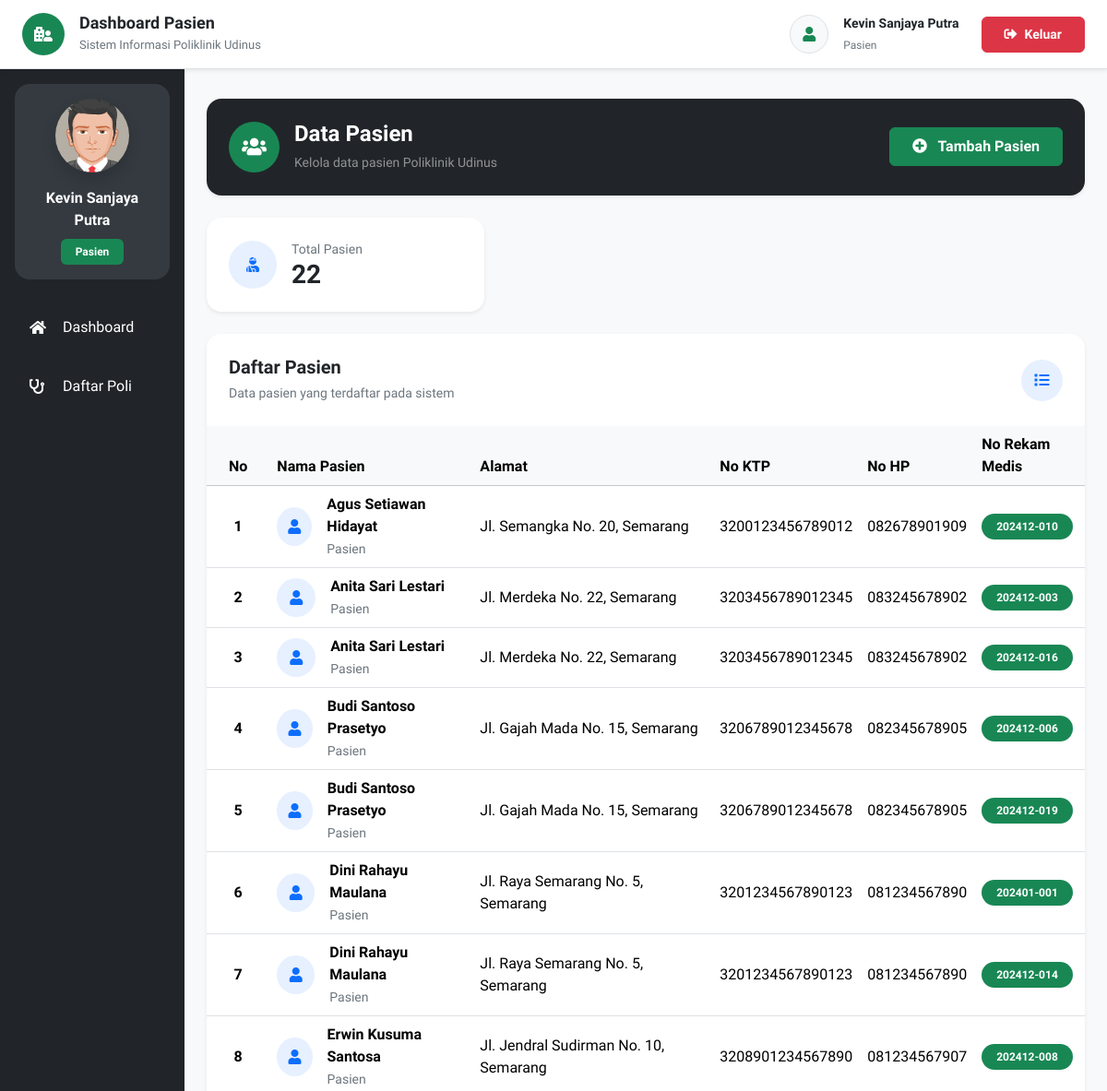
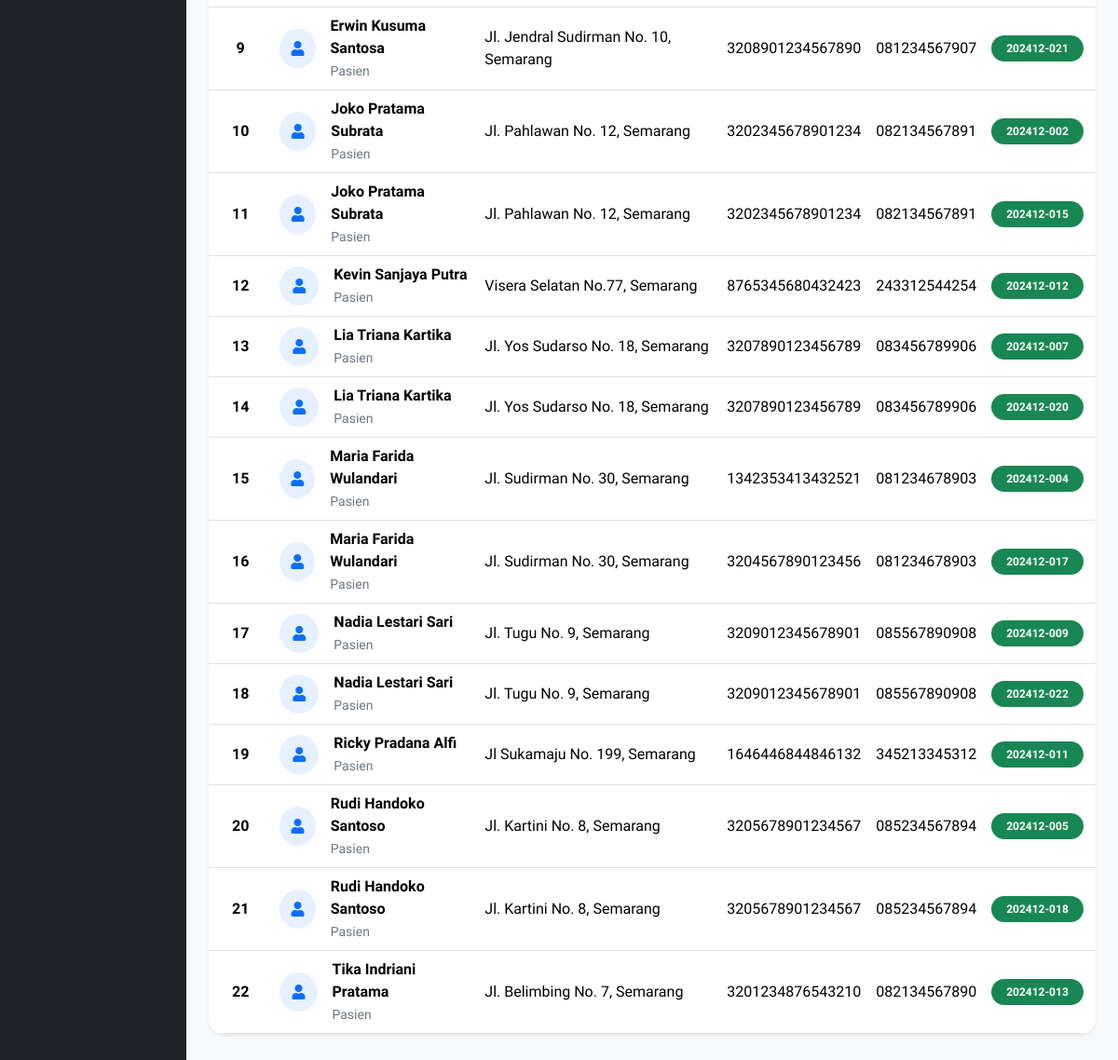
Page /pasien.php (signed in) on the committed database (2 pictures, top to bottom).
### tables this page shows
CREATE TABLE `pasien` (
  `id` int UNSIGNED NOT NULL,
  `nama` varchar(255) NOT NULL,
  `password` varchar(50) NOT NULL,
  `alamat` varchar(255) NOT NULL,
  `no_ktp` varchar(255) NOT NULL,
  `no_hp` varchar(50) NOT NULL,
  `no_rm` varchar(25) NOT NULL
);

### pages/pasien/index.php (the view, shortened to what this page needs)
<?php
require_once 'config/koneksi.php';
$dataPasienList = [];
$queryPasien = "
    SELECT
        id,
        nama,
        alamat,
        no_ktp,
        no_hp,
        no_rm
    FROM pasien
    ORDER BY nama ASC
";
$resultPasien = mysqli_query($mysqli, $queryPasien);
if ($resultPasien) {
    while ($pasien = mysqli_fetch_assoc($resultPasien)) {
        $dataPasienList[] = $pasien;
    }
}
$jumlahPasien = count($dataPasienList);
?>
<section class="py-2">
<div class="card border-0 shadow-sm rounded-4 overflow-hidden mb-4">
    <div class="bg-dark text-white p-4">
        <div class="row align-items-center g-3">
            <div class="col-md-8">
                <div class="d-flex align-items-center">
                    <div class="bg-success rounded-circle d-flex align-items-center justify-content-center me-3"
                        style="
                            width:55px;
                            height:55px;
                            min-width:55px;
                        ">
                        <i class="fas fa-users fa-lg"></i>
                    </div>
                    <div>
                        <h4 class="fw-bold mb-1">
                            Data Pasien
                        </h4>
                        <small class="text-white-50">
                            Kelola data pasien Poliklinik Udinus
                        </small>
                    </div>
                </div>
            </div>
            <div class="col-md-4 text-md-end">
                <button type="button"
                    class="btn btn-success px-4 py-2 fw-semibold"
                    data-bs-toggle="modal"
                    data-bs-target="#addModal">
                    <i class="fas fa-plus-circle me-2"></i>
                    Tambah Pasien
                </button>
            </div>
        </div>
    </div>
</div>
<div class="row g-4 mb-4">
    <div class="col-lg-4 col-md-6">
        <div class="card border-0 shadow-sm rounded-4">
            <div class="card-body p-4">
                <div class="d-flex align-items-center">
                    <div class="bg-primary bg-opacity-10 text-primary rounded-circle d-flex align-items-center justify-content-center me-3"
                        style="
                            width:52px;
                            height:52px;
                            min-width:52px;
                        ">
                        <i class="fas fa-user-injured"></i>
                    </div>
                    <div>
                        <small class="text-secondary d-block">
                            Total Pasien
                        </small>
                        <h3 class="fw-bold mb-0">
                            <?php echo number_format($jumlahPasien); ?>
                        </h3>
                    </div>
                </div>
            </div>
        </div>
    </div>
</div>
<div class="card border-0 shadow-sm rounded-4 overflow-hidden">
    <div class="card-header bg-white border-0 p-4">
        <div class="d-flex justify-content-between align-items-center">
            <div>
                <h5 class="fw-bold mb-1">
                    Daftar Pasien
                </h5>
                <small class="text-secondary">
                    Data pasien yang terdaftar pada sistem
                </small>
            </div>
            <div class="bg-primary bg-opacity-10 text-primary rounded-circle d-flex align-items-center justify-content-center"
                style="
                    width:45px;
                    height:45px;
                ">
                <i class="fas fa-list"></i>
            </div>
        </div>
    </div>
    <div class="card-body p-0">
        <div class="table-responsive">
            <table class="table table-hover align-middle mb-0">
                <thead class="table-light">
                    <tr>
                        <th class="text-center px-4">
                            No
                        </th>
                        <th>
                            Nama Pasien
                        </th>
                        <th>
                            Alamat
                        </th>
                        <th>
                            No KTP
                        </th>
                        <th>
                            No HP
                        </th>
                        <th>
                            No Rekam Medis
                        </th>
                        <th class="text-center">
                        </th>
                    </tr>
                </thead>
                <tbody>
                <?php if (!empty($dataPasienList)) { ?>
                    <?php
                    $no = 1;
                    foreach ($dataPasienList as $data) {
                    ?>
                    <tr>
                        <td class="text-center fw-semibold">
                            <?php echo $no++; ?>
                        </td>
                        <td style="min-width:220px;">
                            <div class="d-flex align-items-center">
                                <div class="bg-primary bg-opacity-10 text-primary rounded-circle d-flex align-items-center justify-content-center me-3"
                                    style="
                                        width:42px;
                                        height:42px;
                                    ">
                                    <i class="fas fa-user"></i>
                                </div>
                                <div>
                                    <div class="fw-semibold">
                                        <?php echo htmlspecialchars($data['nama']); ?>
                                    </div>
                                    <small class="text-secondary">
                                        Pasien
                                    </small>
                                </div>
                            </div>
                        </td>
                        <td style="min-width:260px;">
                            <?php echo htmlspecialchars($data['alamat']); ?>
                        </td>
                        <td>
                            <?php echo htmlspecialchars($data['no_ktp']); ?>
                        </td>
                        <td>
                            <?php echo htmlspecialchars($data['no_hp']); ?>
                        </td>
                        <td>
                            <span class="badge bg-success rounded-pill px-3 py-2">
                                <?php echo htmlspecialchars($data['no_rm']); ?>
                            </span>
                        </td>
                        <td class="text-center">
                        </td>
                    </tr>
                    <?php } ?>
                <?php } ?>
                </tbody>
            </table>
        </div>
    </div>
</div>
</section>

### rows in the picture
pasien: nama "Agus Setiawan Hidayat", alamat "Jl. Semangka No. 20, Semarang", no_ktp "3200123456789012", no_hp "082678901909", no_rm "202412-010"
pasien: nama "Anita Sari Lestari", alamat "Jl. Merdeka No. 22, Semarang", no_ktp "3203456789012345", no_hp "083245678902", no_rm "202412-003"
pasien: nama "Anita Sari Lestari", alamat "Jl. Merdeka No. 22, Semarang", no_ktp "3203456789012345", no_hp "083245678902", no_rm "202412-016"
pasien: nama "Budi Santoso Prasetyo", alamat "Jl. Gajah Mada No. 15, Semarang", no_ktp "3206789012345678", no_hp "082345678905", no_rm "202412-006"
pasien: nama "Budi Santoso Prasetyo", alamat "Jl. Gajah Mada No. 15, Semarang", no_ktp "3206789012345678", no_hp "082345678905", no_rm "202412-019"
pasien: nama "Dini Rahayu Maulana", alamat "Jl. Raya Semarang No. 5, Semarang", no_ktp "3201234567890123", no_hp "081234567890", no_rm "202401-001"
pasien: nama "Dini Rahayu Maulana", alamat "Jl. Raya Semarang No. 5, Semarang", no_ktp "3201234567890123", no_hp "081234567890", no_rm "202412-014"
pasien: nama "Erwin Kusuma Santosa", alamat "Jl. Jendral Sudirman No. 10, Semarang", no_ktp "3208901234567890", no_hp "081234567907", no_rm "202412-008"
pasien: nama "Erwin Kusuma Santosa", alamat "Jl. Jendral Sudirman No. 10, Semarang", no_ktp "3208901234567890", no_hp "081234567907", no_rm "202412-021"
pasien: nama "Joko Pratama Subrata", alamat "Jl. Pahlawan No. 12, Semarang", no_ktp "3202345678901234", no_hp "082134567891", no_rm "202412-002"
pasien: nama "Joko Pratama Subrata", alamat "Jl. Pahlawan No. 12, Semarang", no_ktp "3202345678901234", no_hp "082134567891", no_rm "202412-015"
pasien: nama "Kevin Sanjaya Putra", alamat "Visera Selatan No.77, Semarang", no_ktp "8765345680432423", no_hp "243312544254", no_rm "202412-012"
pasien: nama "Lia Triana Kartika", alamat "Jl. Yos Sudarso No. 18, Semarang", no_ktp "3207890123456789", no_hp "083456789906", no_rm "202412-007"
pasien: nama "Lia Triana Kartika", alamat "Jl. Yos Sudarso No. 18, Semarang", no_ktp "3207890123456789", no_hp "083456789906", no_rm "202412-020"
pasien: nama "Maria Farida Wulandari", alamat "Jl. Sudirman No. 30, Semarang", no_ktp "1342353413432521", no_hp "081234678903", no_rm "202412-004"
pasien: nama "Maria Farida Wulandari", alamat "Jl. Sudirman No. 30, Semarang", no_ktp "3204567890123456", no_hp "081234678903", no_rm "202412-017"
pasien: nama "Nadia Lestari Sari", alamat "Jl. Tugu No. 9, Semarang", no_ktp "3209012345678901", no_hp "085567890908", no_rm "202412-009"
pasien: nama "Nadia Lestari Sari", alamat "Jl. Tugu No. 9, Semarang", no_ktp "3209012345678901", no_hp "085567890908", no_rm "202412-022"
pasien: nama "Ricky Pradana Alfi", alamat "Jl Sukamaju No. 199, Semarang", no_ktp "1646446844846132", no_hp "345213345312", no_rm "202412-011"
pasien: nama "Rudi Handoko Santoso", alamat "Jl. Kartini No. 8, Semarang", no_ktp "3205678901234567", no_hp "085234567894", no_rm "202412-005"
pasien: nama "Rudi Handoko Santoso", alamat "Jl. Kartini No. 8, Semarang", no_ktp "3205678901234567", no_hp "085234567894", no_rm "202412-018"
pasien: nama "Tika Indriani Pratama", alamat "Jl. Belimbing No. 7, Semarang", no_ktp "3201234876543210", no_hp "082134567890", no_rm "202412-013"

### other values in the picture
$dashboardTitle "Dashboard Pasien"
$dashboardDesc "Sistem Informasi Poliklinik Udinus"
$username "Kevin Sanjaya Putra"
$akses "Pasien"
$_SESSION['akses'] "Pasien"
$jumlahPasien "22"
